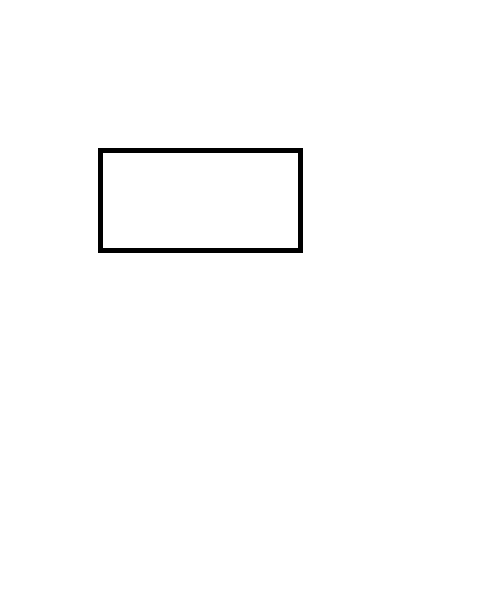
Frame 1 (no input)
Frame 60 (the mouse pressed at the canvas centre just before this capture): identical to frame 1, image omitted
Frame 120 (the mouse held since frame 60 and released just before this capture): identical to frame 1, image omitted

The Processing sketch that drew this single still picture (run headless with seeded random() and noise(); from frame 60 on, the mouse is pressed at the canvas centre):

// Processing sketch: GraphPlotterClass
// ── GraphPlotterClass.pde
void setup(){
  GraphPlotter plotter = new GraphPlotter(200, 100, 200, 200);  
  
  print(plotter.height());
  
  size(500, 600);
  background(255);
  
  plotter.drawGraph();
}

void draw(){
  
}

// ── GraphPlotterTest.pde

class GraphPlotter {
  // Width and height of the graph
  private final int width, height;
  // Center of the graph on the canvas.
  private final int centerX, centerY;
  // To rescale or not the graph when new value comes in.
  private boolean doRescale;
  
  GraphPlotter(int width, int height, int centerX, int centerY){
    if(height <= 0 || width <= 0){
      throw new IllegalArgumentException("Height and width must be bigger than 0"); 
    }
    this.height = height;
    this.width = width;
  
    this.centerX = centerX;
    this.centerY = centerY; 
    
    this.doRescale = false;
  }
  
  GraphPlotter(int width, int height, int centerX, int centerY, boolean rescale){
    if(height <= 0 || width <= 0){
      throw new IllegalArgumentException("Height and width must be bigger than 0"); 
    }
    this.height = height;
    this.width = width;
  
    this.centerX = centerX;
    this.centerY = centerY; 
    
    this.doRescale = rescale;
  }
  
  /**
   *@brief Draw the graph 
   *
   * @param isCentered : if the canvas is in the center of the canvas
   */
  public void drawGraph(){ //Make sure the canvas is at the origin !
    pushMatrix();
    translate(centerY - width/2, centerX - height/2);
    
    fill(255);
    stroke(0);
    strokeWeight(5);
    rect(0,0, width, height);
    
    
    popMatrix();
  }
  // ---------- SETTERS ---------- //
  // Change the rescale mode
  public void setRescaleMode(boolean val){
    this.doRescale = val;
  }
  
  // ---------- GETTERS --------- //
  // Getter for the rescale mode
  public boolean rescale(){
    return doRescale; 
  }
  
  // Getter for the width of the graph
  public int width(){
    return width;
  }
  
  // Getter for the height of the graph
  public int height(){
    return height;
  }
  
  //Getter for the x value of the center of the graph relative to the canvas
  public int centerX(){
     return centerX; 
  }
  
  //Getter for the y value of the center of the graph relative to the canvas
  public int centerY(){
     return centerY; 
  }
}
